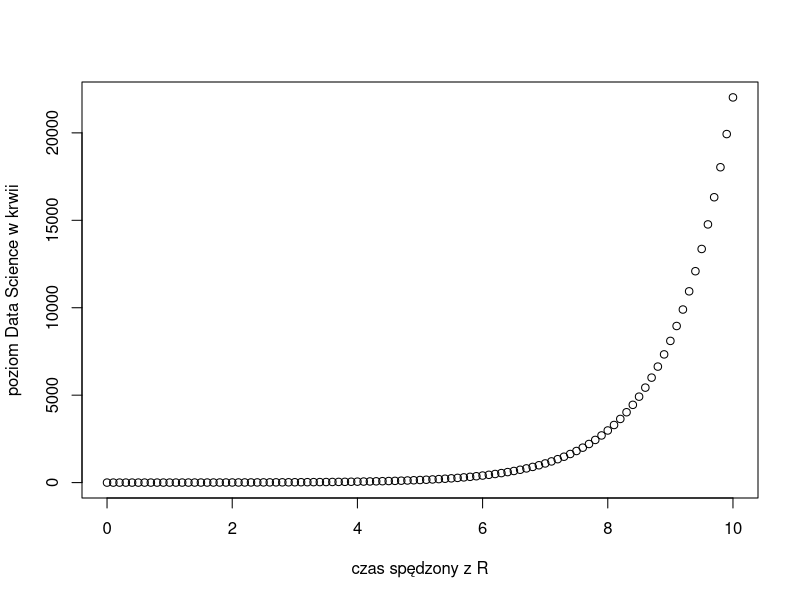

The R script that drew this image:
## ---- chunk 1
2 + 2
2^10
## ---- chunk 2
zmienna  =  2^10
zmienna2 <- 2^10 
## ---- chunk 3
??"sequence"
## ---- chunk 4
?seq
## ---- chunk 5
sekwencja <- seq(from = 0, to = 10, by = 0.1)
## ---- chunk 6
sekwencja <- seq(by = 0.1, from = 0, to = 10)
## ---- chunk 7
sekwencja <- seq(0, 10, 0.1)
## ---- chunk 8
poziom <- exp(sekwencja)

plot(x = sekwencja, y = poziom,
     xlab="czas spędzony z R", ylab="poziom Data Science w krwii")
